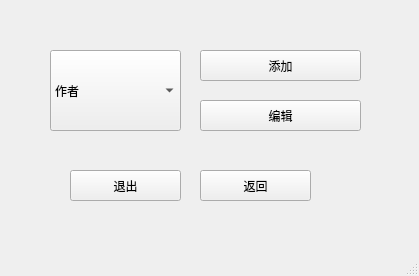
<?xml version="1.0" encoding="UTF-8"?>
<ui version="4.0">
 <class>ManagePage</class>
 <widget class="QMainWindow" name="ManagePage">
  <property name="geometry">
   <rect>
    <x>0</x>
    <y>0</y>
    <width>419</width>
    <height>276</height>
   </rect>
  </property>
  <property name="windowTitle">
   <string>MainWindow</string>
  </property>
  <widget class="QWidget" name="centralwidget">
   <widget class="QPushButton" name="pushButton">
    <property name="geometry">
     <rect>
      <x>200</x>
      <y>50</y>
      <width>161</width>
      <height>31</height>
     </rect>
    </property>
    <property name="text">
     <string>添加</string>
    </property>
   </widget>
   <widget class="QComboBox" name="select">
    <property name="geometry">
     <rect>
      <x>50</x>
      <y>50</y>
      <width>131</width>
      <height>81</height>
     </rect>
    </property>
    <item>
     <property name="text">
      <string>作者</string>
     </property>
    </item>
    <item>
     <property name="text">
      <string>文献</string>
     </property>
    </item>
   </widget>
   <widget class="QPushButton" name="pushButton_2">
    <property name="geometry">
     <rect>
      <x>200</x>
      <y>100</y>
      <width>161</width>
      <height>31</height>
     </rect>
    </property>
    <property name="text">
     <string>编辑</string>
    </property>
   </widget>
   <widget class="QPushButton" name="resumeButton">
    <property name="geometry">
     <rect>
      <x>200</x>
      <y>170</y>
      <width>111</width>
      <height>31</height>
     </rect>
    </property>
    <property name="text">
     <string>返回</string>
    </property>
   </widget>
   <widget class="QPushButton" name="exitButton">
    <property name="geometry">
     <rect>
      <x>70</x>
      <y>170</y>
      <width>111</width>
      <height>31</height>
     </rect>
    </property>
    <property name="text">
     <string>退出</string>
    </property>
   </widget>
  </widget>
  <widget class="QMenuBar" name="menubar">
   <property name="geometry">
    <rect>
     <x>0</x>
     <y>0</y>
     <width>419</width>
     <height>26</height>
    </rect>
   </property>
  </widget>
  <widget class="QStatusBar" name="statusbar"/>
 </widget>
 <resources/>
 <connections>
  <connection>
   <sender>exitButton</sender>
   <signal>clicked()</signal>
   <receiver>ManagePage</receiver>
   <slot>close()</slot>
   <hints>
    <hint type="sourcelabel">
     <x>286</x>
     <y>219</y>
    </hint>
    <hint type="destinationlabel">
     <x>209</x>
     <y>137</y>
    </hint>
   </hints>
  </connection>
 </connections>
</ui>
